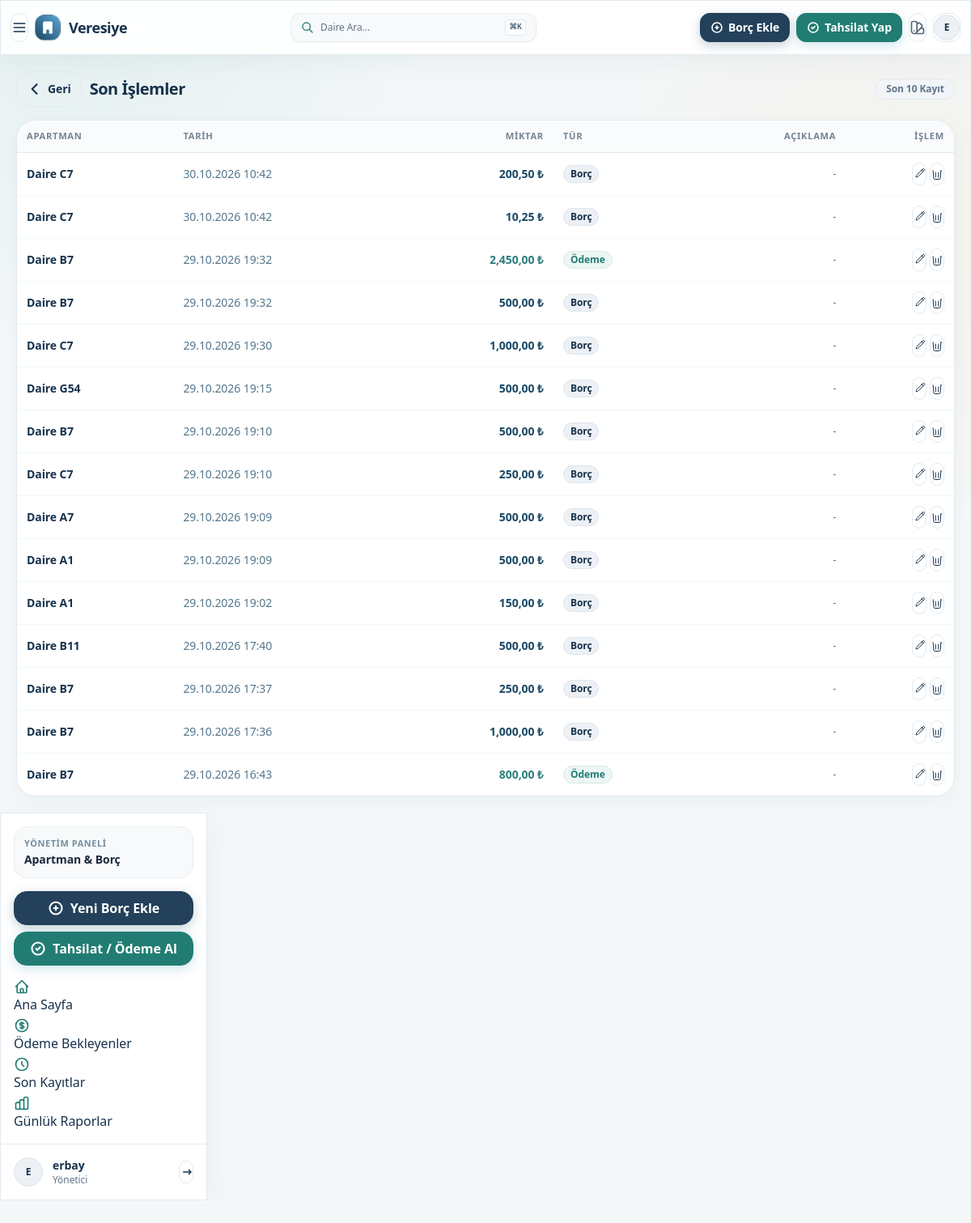
Page /last_transactions/ (signed in) on the committed database.
### main/models.py (models this page shows, shortened)
class Transaction(models.Model):
    apartment = models.ForeignKey(Apartment, on_delete=models.CASCADE, related_name='transactions')
    amount = models.DecimalField(max_digits=10, decimal_places=2)
    is_debt = models.BooleanField(default=False)
    payment_method = models.CharField(max_length=50, blank=True, null=True)
    description = models.TextField(blank=True, null=True)
    date = models.DateTimeField(auto_now_add=True)
    active = models.BooleanField(default=True, blank=True, null=True)
    updated_at = models.DateTimeField(auto_now=True)
    created_by_name = models.ForeignKey(User, on_delete=models.SET_NULL, null=True, related_name='created_transactions')
    updated_by_name = models.ForeignKey(User, on_delete=models.SET_NULL, null=True, related_name='updated_transactions')
    class Meta:
        indexes = [
            models.Index(fields=['apartment', 'active', '-date']),
            models.Index(fields=['is_debt', 'active']),
            models.Index(fields=['-updated_at']),
        ]

class Apartment(models.Model):
    number = models.CharField(max_length=3)
    name = models.CharField(max_length=100, blank=True, null=True)
    phone = models.CharField(max_length=20, blank=True, null=True)

### main/views.py (the view)
# urls.py: path('last_transactions/', views.last_transactions, name='last_transactions'),
@login_required
def last_transactions(request):
    transactions = Transaction.objects.filter(active=True).select_related('apartment').order_by('-updated_at')[:15]
    context = {
        'transactions': transactions,
    }
    return render(request, 'last_transactions.html', context)

### main/templates/last_transactions.html (shortened to what this page needs)
{% extends "base.html" %}
{% load humanize %}
{% block content %}
<div class="ui-max-w-7xl ui-mx-auto ui-space-y-4 ui-sm-space-y-6">
    <div class="ui-flex ui-items-center ui-justify-between ui-gap-3">
        <div class="ui-flex ui-items-center ui-gap-2-5">
            <button onclick="window.history.length > 1 ? window.history.back() : window.location.href='/'"
                    class="btn btn-ghost btn-sm ui-sm-btn-md ui-gap-1-5 ui-px-3 ui-rounded-2xl app-touch-active ui-text-1b4965">
                <svg xmlns="http://www.w3.org/2000/svg" class="ui-h-5 ui-w-5" fill="none" viewBox="0 0 24 24" stroke="currentColor">
                    <path stroke-linecap="round" stroke-linejoin="round" stroke-width="2.5" d="M15 19l-7-7 7-7" />
                </svg>
                <span class="ui-font-bold ui-text-sm">Geri</span>
            </button>
            <h1 class="ui-text-xl ui-sm-text-2xl ui-font-black ui-tracking-tight ui-text-1b4965">Son İşlemler</h1>
        </div>
        <span class="badge badge-sky ui-text-1b4965 ui-text-xs ui-font-bold ui-px-3 ui-py-1 ui-rounded-xl ui-border ui-border-62b6cb-30">Son 10 Kayıt</span>
    </div>
    <div class="ui-hidden ui-md-block glass-card ui-rounded-3xl ui-border ui-border-62b6cb-20 ui-shadow-xs ui-overflow-hidden">
        <div class="card-body ui-p-0">
            <div class="ui-overflow-x-auto">
                <table class="table ui-w-full ui-text-sm">
                    <thead class="ui-bg-cae9ff-30 ui-font-bold ui-text-xs ui-uppercase ui-text-1b4965-70 ui-border-b ui-border-62b6cb-20">
                        <tr>
                            <th>Apartman</th>
                            <th>Tarih</th>
                            <th class="ui-text-right">Miktar</th>
                            <th>Tür</th>
                            <th class="ui-text-right">Açıklama</th>
                            <th class="ui-text-right">İşlem</th>
                        </tr>
                    </thead>
                    <tbody class="ui-divide-y ui-divide-62b6cb-10">
                        {% for transaction in transactions %}
                        <tr class="{% if not transaction.is_debt %}ui-bg-bee9e8-20{% endif %} ui-cursor-pointer ui-hover-bg-white-60 ui-transition-colors"
                            onclick="window.location.href='{% url 'main:apartment_detail' apartment_number=transaction.apartment.number %}';">
                            <td class="ui-font-bold ui-text-1b4965">Daire {{ transaction.apartment.number }}</td>
                            <td class="ui-text-1b4965-75">{{ transaction.updated_at|date:"d.m.Y H:i" }}</td>
                            <td class="ui-text-right ui-font-black {% if transaction.is_debt %}text-debt{% else %}text-payment{% endif %}">
                                {{ transaction.amount|floatformat:2|intcomma }} ₺
                            </td>
                            <td>
                                <div class="badge {% if transaction.is_debt %}badge-debt{% else %}badge-payment{% endif %} badge-sm ui-font-bold">
                                    {% if transaction.is_debt %}Borç{% else %}Ödeme{% endif %}
                                </div>
                            </td>
                            <td class="ui-text-right ui-text-xs ui-text-1b4965-75">{{ transaction.description|default:"-" }}</td>
                            <td class="ui-text-right" onclick="event.stopPropagation();">
                                <div class="ui-flex ui-items-center ui-justify-end ui-gap-1">
                                    <button class="btn btn-ghost btn-xs btn-circle ui-text-1b4965"
                                        hx-get="{% url 'main:htmx_transaction_update' transaction_id=transaction.id transaction_type='update'%}"
                                        hx-target="body"
                                        hx-swap="beforeend"
                                        title="Düzenle">
                                    </button>
                                    <button class="btn btn-ghost btn-xs btn-circle ui-text-1b4965 ui-hover-bg-1b4965-10"
                                        hx-get="{% url 'main:htmx_transaction_update' transaction_id=transaction.id transaction_type='delete'%}"
                                        hx-target="body"
                                        hx-swap="beforeend"
                                        title="Sil">
                                    </button>
                                </div>
                            </td>
                        </tr>
                        {% endfor %}
                    </tbody>
                </table>
            </div>
        </div>
    </div>
</div>
{% endblock content %}

### main/templates/base.html (shortened to what this page needs)
{% load static %}
<!DOCTYPE html>
<html lang="tr" class="ui-overflow-x-hidden" data-theme="light">
<head>
  <link rel="stylesheet" href="{% static 'css/output.css' %}" />
</head>
<body class="ui-w-full ui-min-h-screen app-bg-light ui-text-slate-800 ui-overflow-x-hidden ui-select-none ui-pb-24 ui-md-pb-6 ui-relative" hx-boost="true">
  <div id="toast-container" class="toast toast-top toast-end ui-z-50 ui-pointer-events-none ui-p-3 ui-sm-p-4"></div>
  <div class="ui-min-h-screen ui-overflow-x-hidden ui-w-full ui-flex ui-flex-col">
    <header class="ui-sticky ui-top-0 ui-z-30 navbar glass-panel ui-w-full ui-max-w-full ui-px-3 ui-md-px-5 pt-safe ui-transition-all ui-border-b ui-border-62b6cb-20 ui-shadow-xs">
      <div class="ui-flex ui-items-center ui-gap-2">
        <label for="app-drawer" class="btn btn-ghost btn-sm btn-circle ui-hidden ui-lg-flex" aria-label="Menüyü aç">
          <svg xmlns="http://www.w3.org/2000/svg" class="ui-h-5 ui-w-5 ui-text-1b4965" fill="none" viewBox="0 0 24 24" stroke="currentColor">
            <path stroke-linecap="round" stroke-linejoin="round" stroke-width="2" d="M4 6h16M4 12h16M4 18h16" />
          </svg>
        </label>
        <a class="ui-flex ui-items-center ui-gap-2-5 ui-font-bold ui-tracking-tight ui-text-lg ui-md-text-xl ui-text-1b4965 app-touch-active" href="/">
          <div class="ui-w-8 ui-h-8 ui-rounded-xl ui-bg-gradient-to-tr ui-from-1b4965 ui-to-5fa8d3 ui-backdrop-blur-md ui-flex ui-items-center ui-justify-center ui-text-white ui-shadow-xs ui-border ui-border-white-20">
            <svg xmlns="http://www.w3.org/2000/svg" class="ui-h-5 ui-w-5" viewBox="0 0 24 24" fill="currentColor">
              <path d="M19 21V5a2 2 0 00-2-2H7a2 2 0 00-2 2v16m14 0h2m-2 0h-5m-9 0H3m2 0h5M9 7h1m-1 4h1m4-4h1m-1 4h1m-5 10v-5a1 1 0 011-1h2a1 1 0 011 1v5m-4 0h4" />
            </svg>
          </div>
          <span class="ui-font-black ui-text-1b4965">Veresiye</span>
        </a>
      </div>
      <div class="ui-flex-1 ui-max-w-xs ui-mx-auto ui-px-2">
        <button onclick="openQuickSearch()"
                class="btn btn-sm btn-ghost glass-card-subtle ui-hover-bg-white ui-w-full ui-justify-between ui-rounded-xl ui-px-3 ui-border ui-border-62b6cb-25 ui-font-normal ui-text-xs ui-text-1b4965-70 ui-shadow-xs app-touch-active">
          <span class="ui-flex ui-items-center ui-gap-2">
            <svg xmlns="http://www.w3.org/2000/svg" class="ui-h-4 ui-w-4 ui-text-5fa8d3" fill="none" viewBox="0 0 24 24" stroke="currentColor">
              <path stroke-linecap="round" stroke-linejoin="round" stroke-width="2" d="M21 21l-6-6m2-5a7 7 0 11-14 0 7 7 0 0114 0z" />
            </svg>
            <span class="ui-truncate">Daire Ara...</span>
          </span>
          <kbd class="kbd kbd-xs ui-hidden ui-sm-inline-block ui-border ui-border-62b6cb-30 ui-bg-white-70 ui-text-1b4965">⌘K</kbd>
        </button>
      </div>
      <div class="ui-flex-none ui-flex ui-items-center ui-gap-1-5 ui-sm-gap-2">
        <div class="ui-hidden ui-sm-flex ui-items-center ui-gap-2">
          <button onclick="openWizard('debt')" class="btn btn-debt btn-sm ui-rounded-xl ui-font-bold ui-gap-1-5 ui-shadow-xs app-touch-active">
            <svg xmlns="http://www.w3.org/2000/svg" class="ui-h-4 ui-w-4" fill="none" viewBox="0 0 24 24" stroke="currentColor">
              <path stroke-linecap="round" stroke-linejoin="round" stroke-width="2.5" d="M12 9v3m0 0v3m0-3h3m-3 0H9m12 0a9 9 0 11-18 0 9 9 0 0118 0z" />
            </svg>
            <span>Borç Ekle</span>
          </button>
          <button onclick="openWizard('payment')" class="btn btn-payment btn-sm ui-rounded-xl ui-font-bold ui-gap-1-5 ui-shadow-xs app-touch-active">
            <svg xmlns="http://www.w3.org/2000/svg" class="ui-h-4 ui-w-4" fill="none" viewBox="0 0 24 24" stroke="currentColor">
              <path stroke-linecap="round" stroke-linejoin="round" stroke-width="2.5" d="M9 12l2 2 4-4m6 2a9 9 0 11-18 0 9 9 0 0118 0z" />
            </svg>
            <span>Tahsilat Yap</span>
          </button>
        </div>
        <div class="dropdown dropdown-end">
          <label tabindex="0" class="btn btn-ghost btn-sm btn-circle ui-text-1b4965" aria-label="Tema Değiştir">
          </label>
        </div>
        <div class="dropdown dropdown-end">
          <label tabindex="0" class="btn btn-ghost btn-circle btn-sm avatar placeholder">
            <div class="badge-debt ui-rounded-full ui-w-8 ui-h-8 ui-flex ui-items-center ui-justify-center ui-font-bold ui-text-xs ui-border ui-border-1b4965-25">
              {{ request.user.username|default:"U"|slice:":1"|upper }}
            </div>
          </label>
        </div>
      </div>
    </header>
    <div class="drawer ui-lg-drawer-open ui-flex-1">
      <div class="drawer-content ui-flex ui-flex-col ui-w-full ui-overflow-x-hidden">
        <main id="main-content" class="ui-w-full ui-max-w-7xl ui-mx-auto ui-p-3 ui-sm-p-5 ui-lg-p-6 ui-overflow-x-hidden ui-flex-1">
          {% block content %}{% endblock %}
        </main>
      </div>
      <div class="drawer-side ui-z-40 ui-hidden ui-lg-block">
        <aside class="ui-w-64 glass-panel ui-min-h-full ui-border-r ui-border-base-content-10 ui-flex ui-flex-col ui-justify-between">
          <div class="ui-p-4 ui-space-y-4">
            <div class="ui-px-3 ui-py-3 ui-rounded-2xl glass-card-subtle ui-border ui-border-base-content-10">
              <p class="ui-text-11px ui-font-bold ui-uppercase ui-tracking-wider ui-text-base-content-60">Yönetim Paneli</p>
              <p class="ui-text-sm ui-font-bold ui-mt-0-5">Apartman & Borç</p>
            </div>
            <div class="ui-space-y-2">
              <button onclick="openWizard('debt')" class="btn btn-debt ui-w-full ui-rounded-2xl ui-gap-2 ui-font-bold ui-shadow-xs app-touch-active">
                <svg xmlns="http://www.w3.org/2000/svg" class="ui-h-5 ui-w-5" fill="none" viewBox="0 0 24 24" stroke="currentColor">
                  <path stroke-linecap="round" stroke-linejoin="round" stroke-width="2.5" d="M12 9v3m0 0v3m0-3h3m-3 0H9m12 0a9 9 0 11-18 0 9 9 0 0118 0z" />
                </svg>
                Yeni Borç Ekle
              </button>
              <button onclick="openWizard('payment')" class="btn btn-payment ui-w-full ui-rounded-2xl ui-gap-2 ui-font-bold ui-shadow-xs app-touch-active">
                <svg xmlns="http://www.w3.org/2000/svg" class="ui-h-5 ui-w-5" fill="none" viewBox="0 0 24 24" stroke="currentColor">
                  <path stroke-linecap="round" stroke-linejoin="round" stroke-width="2.5" d="M9 12l2 2 4-4m6 2a9 9 0 11-18 0 9 9 0 0118 0z" />
                </svg>
                Tahsilat / Ödeme Al
              </button>
            </div>
            <ul class="menu menu-md ui-gap-1 ui-p-0 ui-text-1b4965">
              <li>
                <a href="/" class="ui-rounded-xl ui-transition-all {% if request.path == '/' %}ui-bg-5fa8d3-20 ui-text-1b4965 ui-font-bold ui-border ui-border-5fa8d3-30{% else %}ui-hover-bg-cae9ff-40{% endif %}">
                  Ana Sayfa
                </a>
              </li>
              <li>
                <a href="/payment_waiting/" class="ui-rounded-xl ui-transition-all {% if payment_waiting in request.path %}ui-bg-5fa8d3-20 ui-text-1b4965 ui-font-bold ui-border ui-border-5fa8d3-30{% else %}ui-hover-bg-cae9ff-40{% endif %}">
                  Ödeme Bekleyenler
                </a>
              </li>
              <li>
                <a href="/last_transactions/" class="ui-rounded-xl ui-transition-all {% if last_transactions in request.path %}ui-bg-5fa8d3-20 ui-text-1b4965 ui-font-bold ui-border ui-border-5fa8d3-30{% else %}ui-hover-bg-cae9ff-40{% endif %}">
                  <svg xmlns="http://www.w3.org/2000/svg" class="ui-h-5 ui-w-5 ui-text-5fa8d3" fill="none" viewBox="0 0 24 24" stroke="currentColor">
                    <path stroke-linecap="round" stroke-linejoin="round" stroke-width="2" d="M12 8v4l3 3m6-3a9 9 0 11-18 0 9 9 0 0118 0z" />
                  </svg>
                  Son Kayıtlar
                </a>
              </li>
              <li>
                <a href="/reports/" class="ui-rounded-xl ui-transition-all {% if reports in request.path %}ui-bg-5fa8d3-20 ui-text-1b4965 ui-font-bold ui-border ui-border-5fa8d3-30{% else %}ui-hover-bg-cae9ff-40{% endif %}">
                  Günlük Raporlar
                </a>
              </li>
            </ul>
          </div>
          <div class="ui-p-4 ui-border-t ui-border-62b6cb-20">
            <div class="ui-flex ui-items-center ui-gap-3">
              <div class="ui-w-9 ui-h-9 ui-rounded-full badge-debt ui-flex ui-items-center ui-justify-center ui-font-bold ui-text-xs">
                {{ request.user.username|slice:":1"|upper }}
              </div>
              <div class="ui-flex-1 ui-min-w-0">
                <p class="ui-text-sm ui-font-semibold ui-truncate ui-text-1b4965">{{ request.user.username }}</p>
                <p class="ui-text-xs ui-text-1b4965-60">Yönetici</p>
              </div>
              <a href="{% url 'main:logout' %}" class="btn btn-ghost btn-xs btn-square ui-text-1b4965 ui-hover-bg-1b4965-10" title="Çıkış">
                <svg xmlns="http://www.w3.org/2000/svg" class="ui-h-4 ui-w-4" fill="none" viewBox="0 0 24 24" stroke="currentColor">
                  <path stroke-linecap="round" stroke-linejoin="round" stroke-width="2" d="M17 16l4-4m0 0l-4-4m4 4H7" />
                </svg>
              </a>
            </div>
          </div>
        </aside>
      </div>
    </div>
  </div>
</body>
</html>

### rows in the picture
Transaction: is_debt "Borç"
Transaction: is_debt "Borç"
Transaction: is_debt "Ödeme"
Transaction: is_debt "Borç"
Transaction: is_debt "Borç"
Transaction: is_debt "Borç"
Transaction: is_debt "Borç"
Transaction: is_debt "Borç"
Transaction: is_debt "Borç"
Transaction: is_debt "Borç"
Transaction: is_debt "Borç"
Transaction: is_debt "Borç"
Transaction: is_debt "Borç"
Transaction: is_debt "Borç"
Transaction: is_debt "Ödeme"

### other values in the picture
{{ request.user.username|default:"U"|slice:":1"|upper }} "E"
{{ request.user.username|slice:":1"|upper }} "E"
{{ request.user.username }} "erbay"
